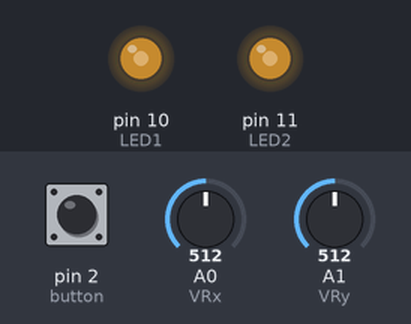
A sketch run on a simulated Arduino Uno, built with avr-gcc and run on an emulated ATmega328P. Shown: output pins drawn as LEDs (lit = HIGH). The inputs (shaded band) are chosen by the test bench; at power-on: A0 (VRx) = 512, A1 (VRy) = 512, pin 2 (button) LOW.

Above: at 1.2 s.
1.3 s: A0 (VRx) set to 716
At 1.6 s:
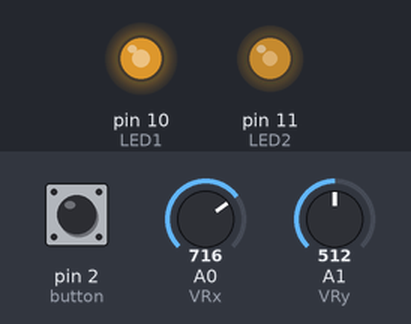
2.8 s: A1 (VRy) set to 716
At 3.9 s:
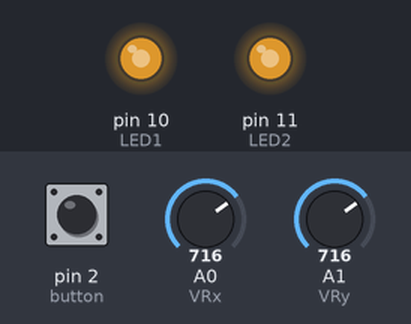
4.3 s: A0 (VRx) set to 900
At 5.1 s:
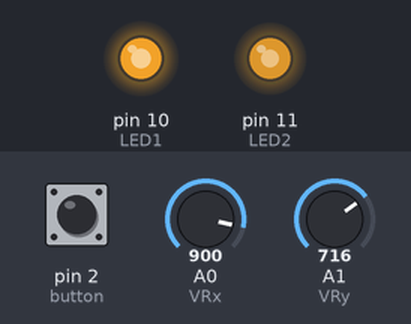
5.8 s: A1 (VRy) set to 900
At 6.2 s:
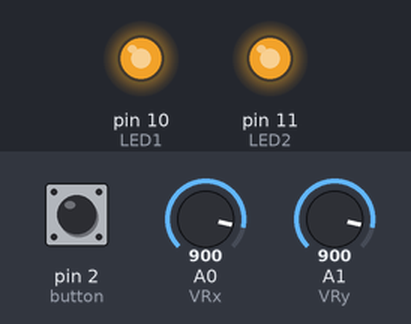
7.3 s: A0 (VRx) set to 511
At 8.5 s:
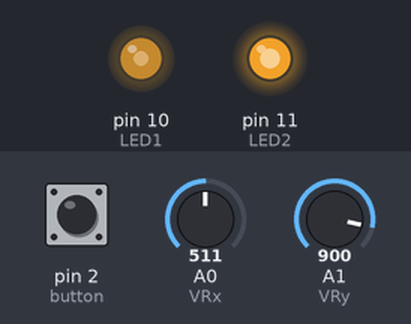
8.8 s: A1 (VRy) set to 122
At 9.7 s:
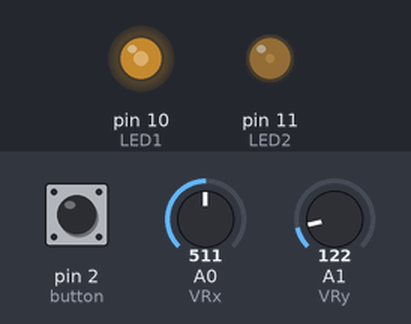
Timing chart, 0 to 11.3 s (numbered marks = the images above; inputs shaded):
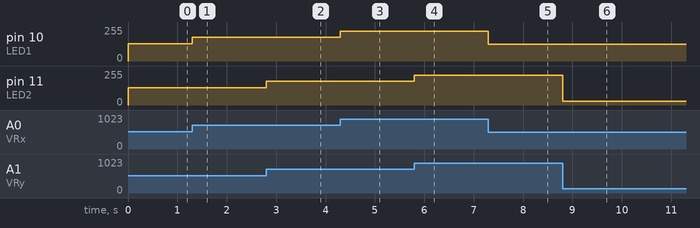

The sketch:

joystick_LEDs.ino
```cpp
//Conectati un joystick si 2 LED-uri.
//Modificati intensitatea luminoasa a celor 2 LED-uri in functie de valorile citite pe axa x si y a joystickului.
//https://www.arduino.cc/en/tutorial/PWM
//https://www.arduino.cc/en/Tutorial/SecretsOfArduinoPWM
//https://www.arduino.cc/reference/en/language/functions/analog-io/analogwrite/

const int button = 2;
const int VRx = 0;
const int VRy = 1;
const int LED1 = 10;
const int LED2 = 11;

int x = 0;
int y = 0;
int but = 0;

void setup()
{
  pinMode(button,INPUT);

  Serial.begin(9600);
}

void loop()
{
  x   = analogRead(VRx);
  y   = analogRead(VRy);
  but = digitalRead(button);

  analogWrite(LED1, x/4);
  analogWrite(LED2, y/4);
}

void print_coordinates_button()
{
  Serial.print(x);
  Serial.print("\t");
  Serial.print(y);
  Serial.print("\t");
  Serial.println(digitalRead(button));
}
```

Measured:
- after the input at 1.3 s, pin 10 (LED1): 128/255 → 179/255 at once
- after the input at 2.8 s, pin 11 (LED2): 128/255 → 179/255 at once
- after the input at 4.3 s, pin 10 (LED1): 179/255 → 225/255 at once
- after the input at 5.8 s, pin 11 (LED2): 179/255 → 225/255 at once
- after the input at 7.3 s, pin 10 (LED1): 225/255 → 127/255 at once
- after the input at 8.8 s, pin 11 (LED2): 225/255 → 30/255 at once
